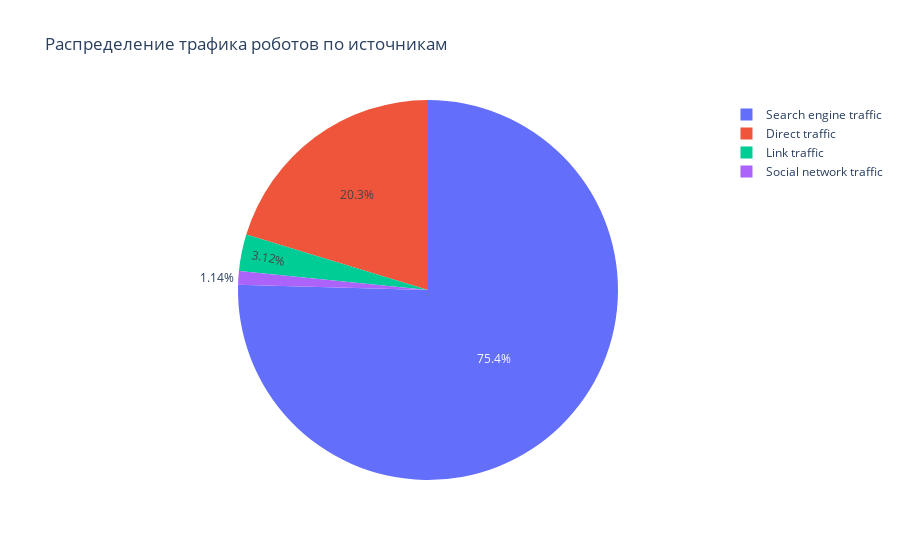

Notebook code cell kept with this figure:
### Code cell
import plotly.graph_objects as go


labels = ['Search engine traffic','Direct traffic','Link traffic','Social network traffic']
values = [725,195,30,11]

fig = go.Figure(data=[go.Pie(labels=labels, values=values, textinfo='percent' )])#pull=[0, 0, 0, 0.4]
fig.update_layout(title_text='Распределение трафика роботов по источникам')
fig.show()

### Figure 1 — Plotly figure (JSON) as saved in the notebook; plotly's stock layout.template omitted (floating-point values rounded to 4 significant figures)
{"data": [{"labels": ["Search engine traffic", "Direct traffic", "Link traffic", "Social network traffic"], "textinfo": "percent", "type": "pie", "values": [725, 195, 30, 11]}], "layout": {"title": {"text": "Распределение трафика роботов по источникам"}}}
